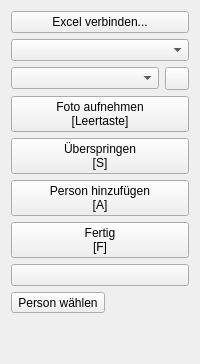
<?xml version="1.0" encoding="UTF-8"?>
<ui version="4.0">
 <class>ControlPanel</class>
 <widget class="QWidget" name="ControlPanel">
  <layout class="QVBoxLayout" name="verticalLayout">
   <item>
    <widget class="QPushButton" name="btn_excel">
     <property name="text">
      <string>Excel verbinden...</string>
     </property>
    </widget>
   </item>
   <item>
    <widget class="QComboBox" name="cmb_location"/>
   </item>
   <item>
    <layout class="QHBoxLayout" name="classLayout">
     <item>
      <widget class="QComboBox" name="cmb_class"/>
     </item>
     <item>
      <widget class="QToolButton" name="btn_search_class">
       <property name="toolTip">
        <string>Klasse suchen</string>
       </property>
      </widget>
     </item>
    </layout>
   </item>
   <item>
    <widget class="QPushButton" name="btn_capture">
     <property name="text">
      <string>Foto aufnehmen
[Leertaste]</string>
     </property>
    </widget>
   </item>
   <item>
    <widget class="QPushButton" name="btn_skip">
     <property name="text">
      <string>Überspringen
[S]</string>
     </property>
    </widget>
   </item>
   <item>
    <widget class="QPushButton" name="btn_add_person">
     <property name="text">
      <string>Person hinzufügen
[A]</string>
     </property>
    </widget>
   </item>
   <item>
    <widget class="QPushButton" name="btn_finish">
     <property name="text">
      <string>Fertig
[F]</string>
     </property>
    </widget>
   </item>
   <item>
    <widget class="QPushButton" name="btn_settings">
     <property name="text">
      <string></string>
     </property>
    </widget>
   </item>
   <item>
    <widget class="QToolButton" name="btn_jump_to">
     <property name="text">
      <string>Person wählen</string>
     </property>
     <property name="popupMode">
      <enum>QToolButton::InstantPopup</enum>
     </property>
    </widget>
   </item>
   <item>
    <spacer name="verticalSpacer">
     <property name="orientation">
      <enum>Qt::Vertical</enum>
     </property>
     <property name="sizeHint" stdset="0">
      <size>
       <width>20</width>
       <height>40</height>
      </size>
     </property>
    </spacer>
   </item>
  </layout>
 </widget>
</ui>
